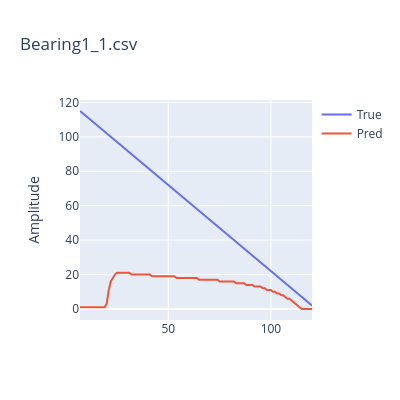

Write notebook code for a chart like this one.
### Code cell
init = (st+nRS)
len_=0
pS = 3
for i,brng in enumerate(brngs[:1]):
    mapeInit,check = None, False
    df_RS = (pd.read_csv(os.path.join(dir_rs,brng)).abs()).iloc[:,:-1]
    df_HI = (pd.read_csv(os.path.join(dir_hi,brng)).abs()).iloc[:,-1:]
    if drop: df_RS = df_RS.drop(columns='Y')
    RS = process_RS(df_RS,nRS)
    HI = process_HI(df_HI,nHI=nHI,init=init)
    xS,yS,zS = RS[st:-2], HI[:-1], HI[1:]
    y_ = np.zeros((pS,len(yS[0])))
    z_ = np.zeros((pS,len(zS[0])))
    if i==0: 
        teda=AutoCloud(m=m, nS=len(xS[0]), nI=len(yS[0]), nR=nR, nO=len(yS[0]), 
                            ηS= [N1, N2, N3], tau=tau, decay=D,
                            eol=0.2, fator=1,st=st+nRS-1) 
    elif i>0: teda.reset_rul()
    teda.win_all = True
    teda.add_rulR2(n=-(st+nRS)+len(df_RS))
    for j,_ in enumerate(xS):
        x,y,z= xS[j],yS[j],zS[j]
        teda.run(X=x,MergeGrnls=True,MergeOffGrnls=True,FitOffGrnls=True,OfflineRun=True)

        y_ = np.vstack((y_,y))
        z_ = np.vstack((z_,z))
        y_ = np.delete(y_, 0, axis=0)
        z_ = np.delete(z_, 0, axis=0)

        for y1,z1 in zip(y_,z_):
            teda.adapt(y1,z1)

        teda.RUL_single(y)

        if i ==0:
            if np.any(1 != teda.cloud_activation2[-1]) and not check:
                mapeInit=j
                check = True
                DamagedGrnl = (teda.cloud_activation2[-1])
        elif i>0 and not check:
            if DamagedGrnl in teda.cloud_activation3[-1]:
                mapeInit = j + 0
                check = True

    mape2 = teda.MAPE(start=mapeInit,rulR=teda.rulR2)
    check = False
    print(mape2,mapeInit)
    plot_2series(x1=teda.cycleP,x2=teda.cycleP,y1=teda.rulR2,y2=teda.rulP, title=brng,s1='True',s2='Pred')
#plot_DSI2(teda,ftrs=3,title='DSI - Granulation',ncol=2)

### Figure 1 — Plotly figure (JSON) as saved in the notebook; plotly's stock layout.template omitted (floating-point values rounded to 4 significant figures)
{"data": [{"mode": "lines", "name": "True", "type": "scatter", "x": [7.0, 8.0, 9.0, 10.0, 11.0, 12.0, 13.0, 14.0, 15.0, 16.0, 17.0, 18.0, 19.0, 20.0, 21.0, 22.0, 23.0, 24.0, 25.0, 26.0, 27.0, 28.0, 29.0, 30.0, 31.0, 32.0, 33.0, 34.0, 35.0, 36.0, 37.0, 38.0, 39.0, 40.0, 41.0, 42.0, 43.0, 44.0, 45.0, 46.0, 47.0, 48.0, 49.0, 50.0, 51.0, 52.0, 53.0, 54.0, 55.0, 56.0, 57.0, 58.0, 59.0, 60.0, 61.0, 62.0, 63.0, 64.0, 65.0, 66.0, 67.0, 68.0, 69.0, 70.0, 71.0, 72.0, 73.0, 74.0, 75.0, 76.0, 77.0, 78.0, 79.0, 80.0, 81.0, 82.0, 83.0, 84.0, 85.0, 86.0, 87.0, 88.0, 89.0, 90.0, 91.0, 92.0, 93.0, 94.0, 95.0, 96.0, 97.0, 98.0, 99.0, 100.0, 101.0, 102.0, 103.0, 104.0, 105.0, 106.0, 107.0, 108.0, 109.0, 110.0, 111.0, 112.0, 113.0, 114.0, 115.0, 116.0, 117.0, 118.0, 119.0, 120.0], "xaxis": "x", "y": [115, 114, 113, 112, 111, 110, 109, 108, 107, 106, 105, 104, 103, 102, 101, 100, 99, 98, 97, 96, 95, 94, 93, 92, 91, 90, 89, 88, 87, 86, 85, 84, 83, 82, 81, 80, 79, 78, 77, 76, 75, 74, 73, 72, 71, 70, 69, 68, 67, 66, 65, 64, 63, 62, 61, 60, 59, 58, 57, 56, 55, 54, 53, 52, 51, 50, 49, 48, 47, 46, 45, 44, 43, 42, 41, 40, 39, 38, 37, 36, 35, 34, 33, 32, 31, 30, 29, 28, 27, 26, 25, 24, 23, 22, 21, 20, 19, 18, 17, 16, 15, 14, 13, 12, 11, 10, 9, 8, 7, 6, 5, 4, 3, 2], "yaxis": "y"}, {"mode": "lines", "name": "Pred", "type": "scatter", "x": [7.0, 8.0, 9.0, 10.0, 11.0, 12.0, 13.0, 14.0, 15.0, 16.0, 17.0, 18.0, 19.0, 20.0, 21.0, 22.0, 23.0, 24.0, 25.0, 26.0, 27.0, 28.0, 29.0, 30.0, 31.0, 32.0, 33.0, 34.0, 35.0, 36.0, 37.0, 38.0, 39.0, 40.0, 41.0, 42.0, 43.0, 44.0, 45.0, 46.0, 47.0, 48.0, 49.0, 50.0, 51.0, 52.0, 53.0, 54.0, 55.0, 56.0, 57.0, 58.0, 59.0, 60.0, 61.0, 62.0, 63.0, 64.0, 65.0, 66.0, 67.0, 68.0, 69.0, 70.0, 71.0, 72.0, 73.0, 74.0, 75.0, 76.0, 77.0, 78.0, 79.0, 80.0, 81.0, 82.0, 83.0, 84.0, 85.0, 86.0, 87.0, 88.0, 89.0, 90.0, 91.0, 92.0, 93.0, 94.0, 95.0, 96.0, 97.0, 98.0, 99.0, 100.0, 101.0, 102.0, 103.0, 104.0, 105.0, 106.0, 107.0, 108.0, 109.0, 110.0, 111.0, 112.0, 113.0, 114.0, 115.0, 116.0, 117.0, 118.0, 119.0, 120.0], "xaxis": "x", "y": [1.0, 1.0, 1.0, 1.0, 1.0, 1.0, 1.0, 1.0, 1.0, 1.0, 1.0, 1.0, 1.0, 3.0, 11.0, 16.0, 18.0, 20.0, 21.0, 21.0, 21.0, 21.0, 21.0, 21.0, 21.0, 20.0, 20.0, 20.0, 20.0, 20.0, 20.0, 20.0, 20.0, 20.0, 20.0, 19.0, 19.0, 19.0, 19.0, 19.0, 19.0, 19.0, 19.0, 19.0, 19.0, 19.0, 19.0, 18.0, 18.0, 18.0, 18.0, 18.0, 18.0, 18.0, 18.0, 18.0, 18.0, 18.0, 17.0, 17.0, 17.0, 17.0, 17.0, 17.0, 17.0, 17.0, 17.0, 17.0, 16.0, 16.0, 16.0, 16.0, 16.0, 16.0, 16.0, 16.0, 15.0, 15.0, 15.0, 15.0, 15.0, 14.0, 14.0, 14.0, 14.0, 13.0, 13.0, 13.0, 13.0, 12.0, 12.0, 11.0, 11.0, 11.0, 10.0, 10.0, 9.0, 9.0, 8.0, 8.0, 7.0, 6.0, 6.0, 5.0, 4.0, 3.0, 2.0, 1.0, 0.0, 0.0, 0.0, 0.0, 0.0, 0.0], "yaxis": "y"}], "layout": {"height": 400, "title": {"text": "Bearing1_1.csv"}, "width": 400, "xaxis": {"anchor": "y", "domain": [0, 1]}, "yaxis": {"anchor": "x", "domain": [0, 1], "title": {"text": "Amplitude"}}}}
